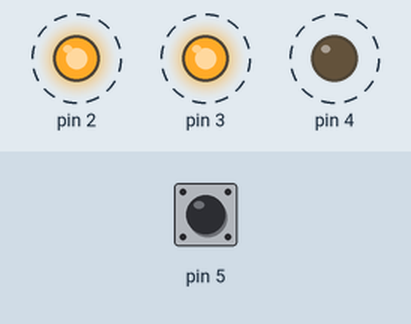
Recording of a sketch running on a simulated Arduino Uno, built with avr-gcc and run on an emulated ATmega328P. Shown: output pins drawn as LEDs (lit = HIGH). Dashed ring = blinking. The inputs (shaded band) are chosen by the test bench; at power-on: pin 5 HIGH. What the sketch prints to the serial monitor is not drawn.

Above: at 1.46 s.
1.5 s: pin 5 pulled LOW for 0.25 s
Timing chart, 0 to 10.5 s (numbered marks = the images above; inputs shaded):
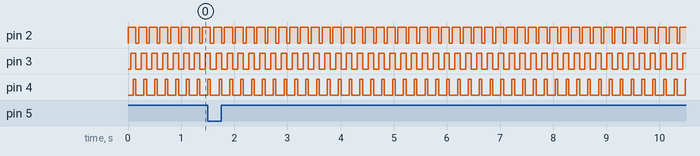

Measured:
- by itself, pin 2: alternates HIGH for 0.15 s and LOW for 0.05 s
- by itself, pin 3: alternates HIGH for 0.10 s and LOW for 0.10 s
- by itself, pin 4: alternates HIGH for 0.05 s and LOW for 0.15 s

The sketch:

sketch_sep16a.ino
```cpp
void setup() {
  pinMode(2, OUTPUT);
  pinMode(3, OUTPUT);
  pinMode(4, OUTPUT);
  pinMode(5, INPUT_PULLUP);
  Serial.begin(9600);
}

unsigned char var=50;
void loop() {
  digitalWrite(2, HIGH); delay(var);
  digitalWrite(3, HIGH); delay(var);
  digitalWrite(4, HIGH); delay(var);
  digitalWrite(2, LOW);
  digitalWrite(3, LOW);
  digitalWrite(4, LOW);

  delay(var);
  if(digitalRead(5)== LOW)
  {
    var++;
    Serial.println(var);
    delay(10);
  }
}
```
